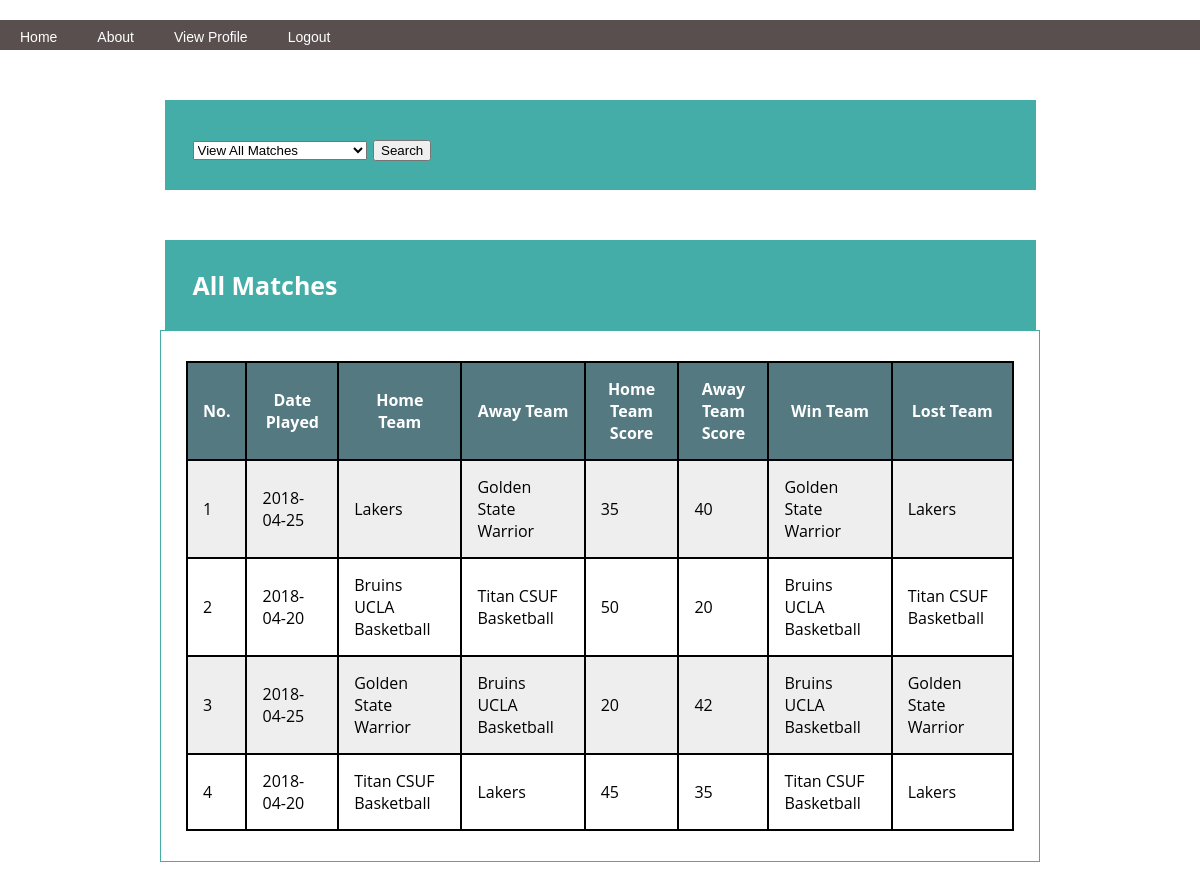
The page /match.php (signed in) on the database its author committed.
### tables this page shows
CREATE TABLE Matches
(
ID INTEGER UNSIGNED NOT NULL AUTO_INCREMENT Primary Key,
HomeTeamID INTEGER UNSIGNED NOT NULL,
AwayTeamID INTEGER UNSIGNED NOT NULL,
HomeScore INTEGER UNSIGNED NOT NULL,
AwayScore INTEGER UNSIGNED NOT NULL,
DatePlayed DATE NOT NULL,
WinTeamID INTEGER UNSIGNED NOT NULL,
LostTeamID INTEGER UNSIGNED NOT NULL,

FOREIGN KEY (HomeTeamID) REFERENCES Team(ID) ON DELETE CASCADE ON UPDATE CASCADE,
FOREIGN KEY (AwayTeamID) REFERENCES Team(ID) ON DELETE CASCADE ON UPDATE 	CASCADE,
FOREIGN KEY (WinTeamID) REFERENCES Team(ID) ON DELETE CASCADE ON UPDATE CASCADE,
FOREIGN KEY (LostTeamID) REFERENCES Team(ID) ON DELETE CASCADE ON UPDATE CASCADE
);

### match.php (the view, shortened to what this page needs)
<!DOCTYPE html>
<html>
<head>
  <link rel="stylesheet" href="style.css">
</head>
<body>
  <?php
    include 'logged_navbar.php';
    $db = configDB($_SESSION["role"]);
    $query = "SELECT ID, FirstName, LastName FROM Player";
    if ($stmt = $db->prepare($query)) {
    ?>
    <div class="header">
      <form action="match.php" method="post">
      <select name="searchbox" id="search" onchange="showfield(this.options[this.selectedIndex].value)">
        <option value="viewAllMatches">View All Matches</option>
      </select>
      <input type="submit" id="searchButton" name="searchbutton" value="Search"/>
    </form>
    </div>
    <?php
    if (empty($_POST["searchbutton"])) {
      $count = 1;
      $query = "SELECT
                (SELECT TeamName FROM Team WHERE ID = HomeTeamID),
                (SELECT TeamName FROM Team WHERE ID = AwayTeamID),
                HomeScore, AwayScore, DatePlayed,
                (SELECT TeamName FROM Team WHERE ID = WinTeamID),
                (SELECT TeamName FROM Team WHERE ID = LostTeamID)
                FROM Matches";
      $db = configDB($_SESSION["role"]);
      if ($stmt = $db->prepare($query)) {
        $stmt->execute();
        $stmt->store_result();
        $stmt->bind_result($hometeam, $awayteam, $homescore, $awayscore, $dateplayed, $winteam, $lostteam);
        $stmt->data_seek(0);
        echo "<div class=\"header\" style=\"display:table;\">All Matches</div>
              <div class=\"container\">
              <table>
                <tr>
                  <th>No.</th>
                  <th>Date Played</th>
                  <th>Home Team</th>
                  <th>Away Team</th>
                  <th>Home Team Score</th>
                  <th>Away Team Score</th>
                  <th>Win Team</th>
                  <th>Lost Team</th>
                </tr>";
            while( $stmt->fetch() ) {
                  $row = array('id'=>$count++, 'dateplayed'=>$dateplayed, 'hometeam'=>$hometeam,'awayteam'=>$awayteam,
                  'homescore'=>$homescore, 'awayscore'=>$awayscore, 'winteam'=>$winteam, 'lostteam'=>$lostteam);
                  echo "<tr>
                    <td>". $row['id'] ."</td>
                    <td>". $row['dateplayed'] ."</td>
                    <td>". $row['hometeam'] ."</td>
                    <td>". $row['awayteam'] ."</td>
                    <td>". $row['homescore'] ."</td>
                    <td>". $row['awayscore'] ."</td>
                    <td>". $row['winteam'] ."</td>
                    <td>". $row['lostteam'] ."</td>
                  </tr>";
            }
        echo "</table>
        </div>";
        }
        }
      }
      ?>
</body>
</html>

### style.css (style rules this page uses)
.header { width:70%; margin:50px auto 0 auto; padding-top: 25px; padding-left: 25px; padding-bottom: 25px; background: #45ADA8; border: #45ADA8 3px solid; text-align: left; font-weight: bold; font-size: 25px; color: white; }
.container { width:69%; display: inline-block; margin:0 auto; padding-top: 30px; padding-left: 25px; padding-right: 25px; padding-bottom: 30px; border: #45ADA8 1px solid; }
body { font-family: 'Open Sans', sans-serif; background:#fff; margin: 0 auto 0 auto; width:100%; text-align:center; margin: 20px 0px 20px 0px; }
table { width: 100%; }
table, th, td { border: 2px solid black; border-collapse: collapse; }
th { padding: 15px; text-align: center; }
td { padding: 15px; text-align: left; }
tr:nth-child(even) { background-color: #eee; }
tr:nth-child(odd) { background-color: #fff; }
th { background-color: #547980; color: white; }

### rows shown on the page
matches: id "1", DatePlayed "2018-04-25", hometeam "Lakers", awayteam "Golden State Warrior", HomeScore "35", AwayScore "40", winteam "Golden State Warrior", lostteam "Lakers"
matches: id "2", DatePlayed "2018-04-20", hometeam "Bruins UCLA Basketball", awayteam "Titan CSUF Basketball", HomeScore "50", AwayScore "20", winteam "Bruins UCLA Basketball", lostteam "Titan CSUF Basketball"
matches: id "3", DatePlayed "2018-04-25", hometeam "Golden State Warrior", awayteam "Bruins UCLA Basketball", HomeScore "20", AwayScore "42", winteam "Bruins UCLA Basketball", lostteam "Golden State Warrior"
matches: id "4", DatePlayed "2018-04-20", hometeam "Titan CSUF Basketball", awayteam "Lakers", HomeScore "45", AwayScore "35", winteam "Titan CSUF Basketball", lostteam "Lakers"
